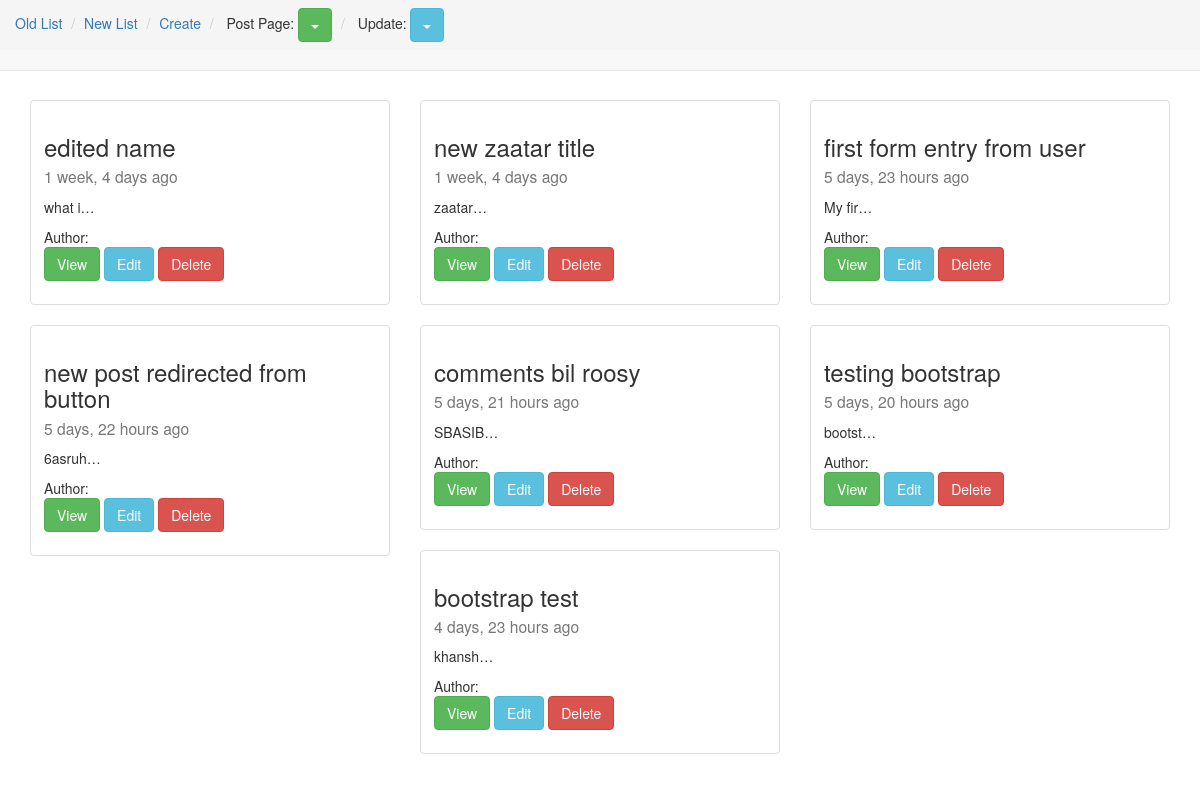
Page /new/ on the earlier database version.
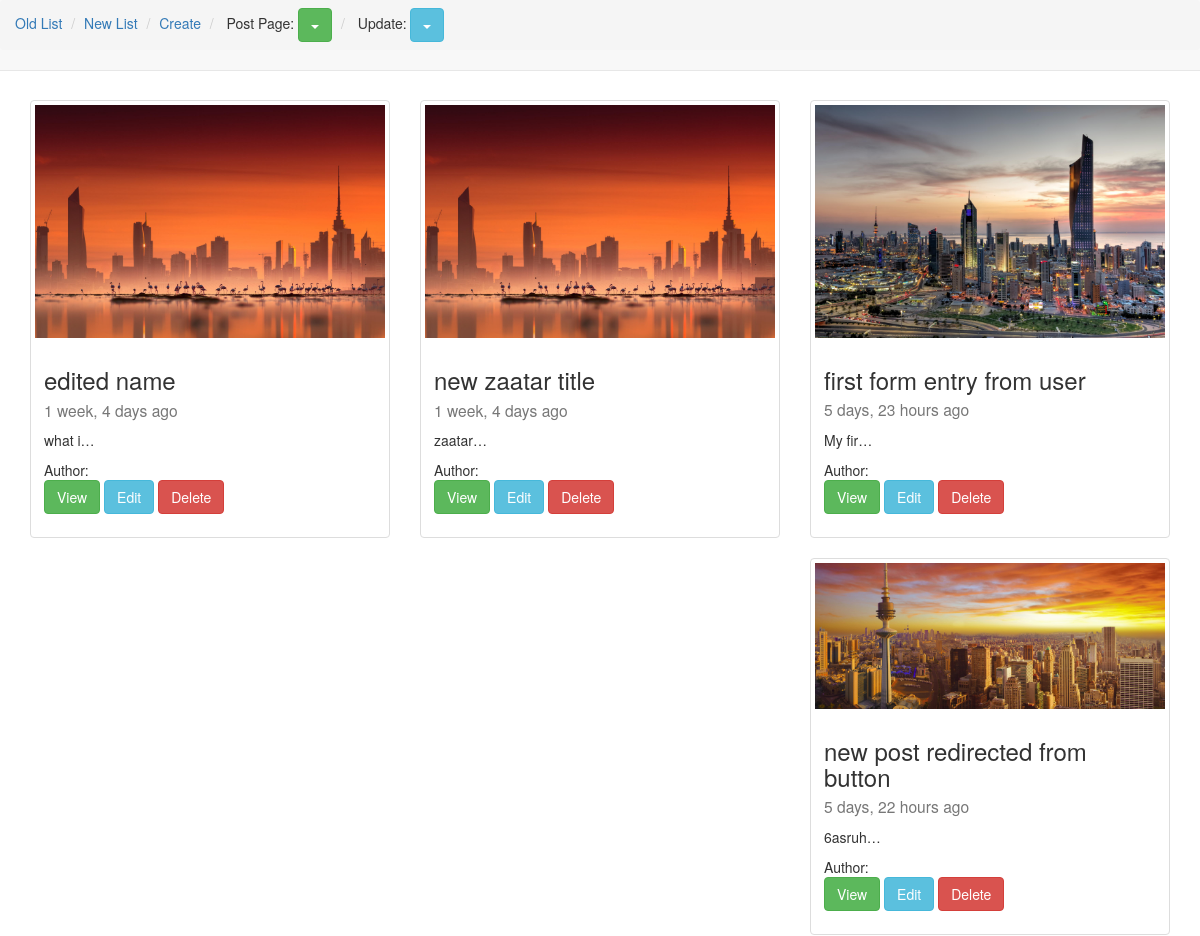
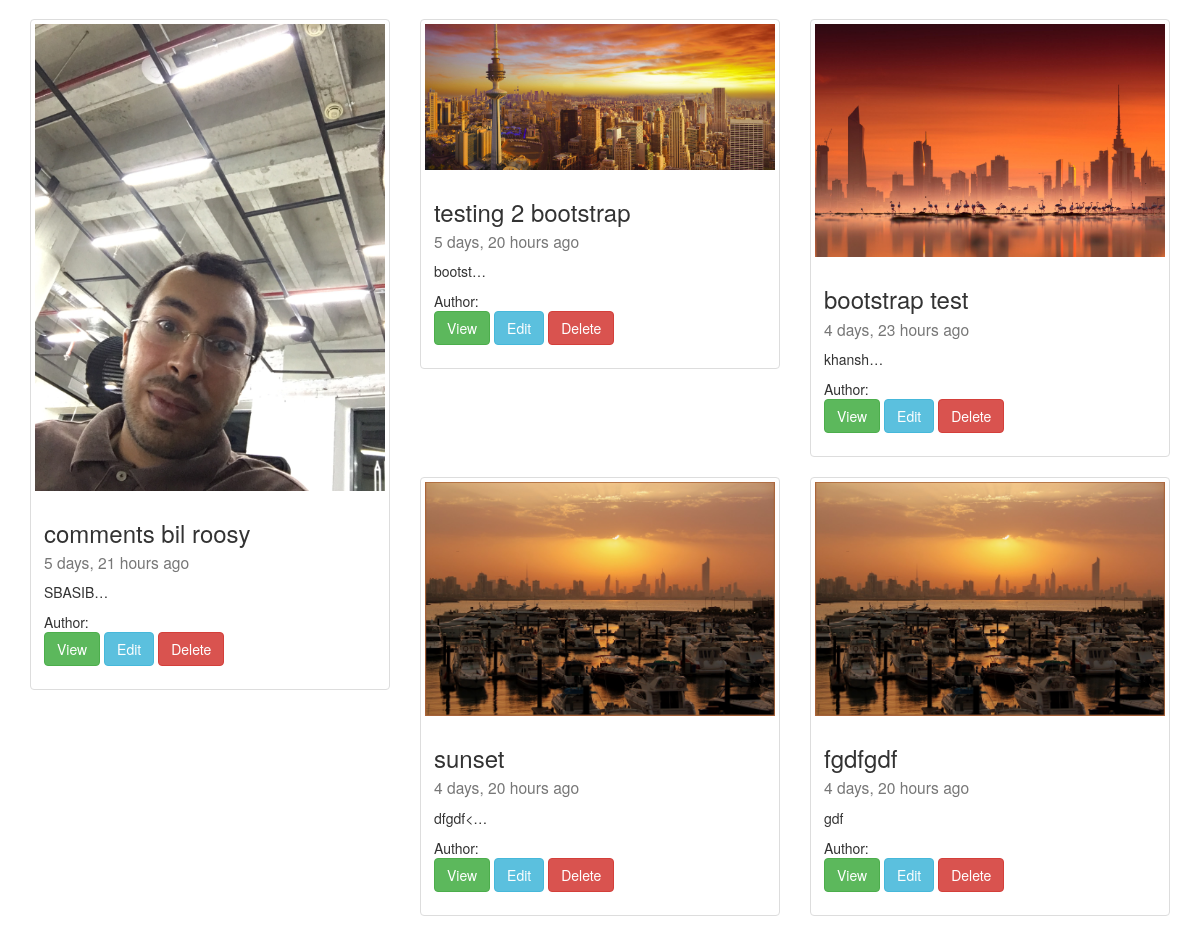
Same page on the later database version (2 pictures, top to bottom).
### post/models.py (models this page shows, shortened)
class Post(models.Model):
	author = models.ForeignKey(User, default=1)
	title = models.CharField(max_length=140)
	content = models.TextField()
	image = models.ImageField(upload_to="blog_images", null=True, blank=True)
	updated = models.DateTimeField(auto_now=True)
	timestamp = models.DateTimeField(auto_now_add=True)
	slug = models.SlugField(unique=True)
	def absurl(self):
		return reverse("posts:id", kwargs={"slug": self.slug})

### post/views.py (the view)
# urls.py: url(r'^new/$', views.new_list, name="new")
def new_list(request):
	post_list = Post.objects.all()
	context = {
	"post_list": post_list,
	}
	return render(request, 'newlist.html', context)

### post/templatetags/urlify.py (called while the page is built)
@register.filter
def urlify(value):
	return quote(value)

### post/templates/newlist.html (shortened to what this page needs)
{% extends "base.html" %}
{% load urlify %}
{% block content %}
<div class="row">
   {% for x in post_list %}
  <div class="col-sm-6 col-md-4">
    <div class="thumbnail">
    {% if x.image %}
      <img src="{{x.image.url}}" class="img-responsive">
     {% endif %}
      <div class="caption">
        <h3>{{x.title}}<br><small>{{x.timestamp|timesince}} ago</small></h3>
        <p>{{x.content|linebreaks|truncatechars:10}}</p>
        Author: {{x.author.get_full_name}}<br>
        <p><a href="{{x.absurl}}" class="btn btn-success" role="button">View</a>
        <a href="{% url 'posts:update' slug=x.slug  %}" class="btn btn-info" role="button">Edit</a>
        <a href="{% url 'posts:delete' slug=x.slug  %}" class="btn btn-danger" role="button">Delete</a>
        </p>
      </div>
    </div>
  </div>
  {% endfor %}
</div>
{% endblock content %}

Differences in the rows shown:
changed Post "edited name": image: picture added
changed Post "new zaatar title": image: picture added
changed Post "first form entry from user": image: picture added
changed Post "new post redirected from button": image: picture added
changed Post "comments bil roosy": image: picture added
changed Post "bootst…": image: picture added; title "testing bootstrap" → "testing 2 bootstrap"
changed Post "bootstrap test": image: picture added
added Post: image (picture), title "sunset", timestamp "4 days, 20 hours", content "dfgdf<…"
added Post: image (picture), title "fgdfgdf", timestamp "4 days, 20 hours", content "gdf"
